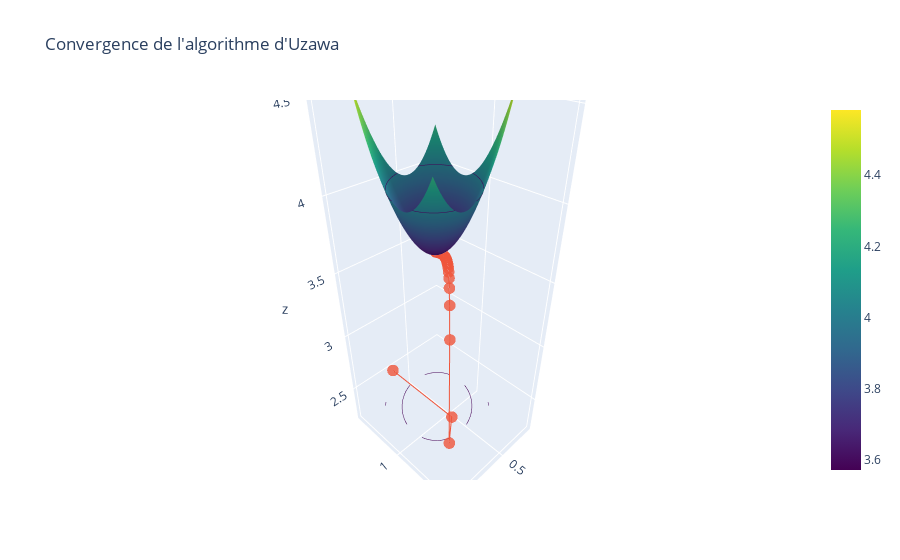

The code cell stored with this chart in its notebook:
### Code cell
x, y = np.linspace(x_star-0.3, x_star+0.3, 100), np.linspace(y_star-0.3, y_star+0.3, 100)
xv,yv=np.meshgrid(x, y)
fig = go.Figure(data=[go.Surface(z=L_star(xv,yv), x=x, y=y,colorscale='Viridis')])
fig.update_traces(contours_z=dict(show=True, usecolormap=True, highlightcolor="limegreen", project_z=True))
fig.add_trace(go.Scatter3d(z=F,x=Z[:,0],y=Z[:,1],marker=dict(
        size=4,
                # set color to an array/list of desired values
        colorscale='Viridis',   # choose a colorscale
        opacity=0.8
    )))
fig.update_layout(title={'text': "Convergence de l'algorithme d'Uzawa"})
    

fig.show()
